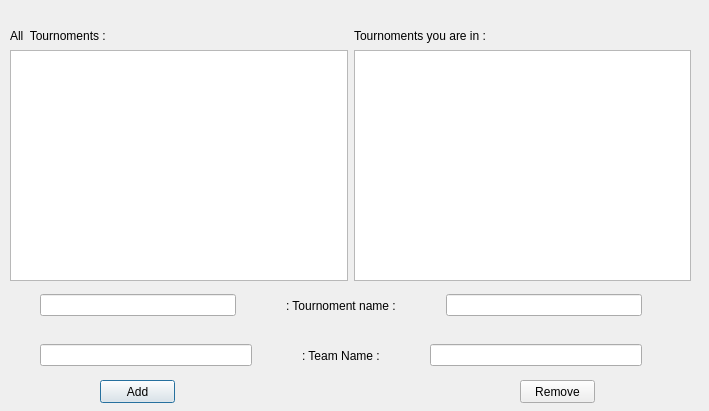
<?xml version="1.0" encoding="UTF-8"?>
<ui version="4.0">
 <class>add_remove_tour_page</class>
 <widget class="QDialog" name="add_remove_tour_page">
  <property name="geometry">
   <rect>
    <x>0</x>
    <y>0</y>
    <width>709</width>
    <height>411</height>
   </rect>
  </property>
  <property name="windowTitle">
   <string>Dialog</string>
  </property>
  <widget class="QPushButton" name="add_button">
   <property name="geometry">
    <rect>
     <x>100</x>
     <y>380</y>
     <width>75</width>
     <height>23</height>
    </rect>
   </property>
   <property name="text">
    <string>Add</string>
   </property>
  </widget>
  <widget class="QPushButton" name="remove_button">
   <property name="geometry">
    <rect>
     <x>520</x>
     <y>380</y>
     <width>75</width>
     <height>23</height>
    </rect>
   </property>
   <property name="text">
    <string>Remove</string>
   </property>
  </widget>
  <widget class="QWidget" name="layoutWidget">
   <property name="geometry">
    <rect>
     <x>40</x>
     <y>330</y>
     <width>602</width>
     <height>51</height>
    </rect>
   </property>
   <layout class="QHBoxLayout" name="horizontal_4">
    <property name="spacing">
     <number>50</number>
    </property>
    <property name="sizeConstraint">
     <enum>QLayout::SetDefaultConstraint</enum>
    </property>
    <item>
     <widget class="QLineEdit" name="add_team_name_input">
      <property name="styleSheet">
       <string notr="true"/>
      </property>
     </widget>
    </item>
    <item>
     <widget class="QLabel" name="label_2">
      <property name="text">
       <string>: Team Name :</string>
      </property>
     </widget>
    </item>
    <item>
     <widget class="QLineEdit" name="remove_team_name_input"/>
    </item>
   </layout>
  </widget>
  <widget class="QWidget" name="">
   <property name="geometry">
    <rect>
     <x>10</x>
     <y>50</y>
     <width>681</width>
     <height>231</height>
    </rect>
   </property>
   <layout class="QHBoxLayout" name="horizontalLayout">
    <item>
     <widget class="QListWidget" name="all_tour_list"/>
    </item>
    <item>
     <widget class="QListWidget" name="own_tour_list"/>
    </item>
   </layout>
  </widget>
  <widget class="QWidget" name="">
   <property name="geometry">
    <rect>
     <x>10</x>
     <y>20</y>
     <width>681</width>
     <height>31</height>
    </rect>
   </property>
   <layout class="QHBoxLayout" name="horizontalLayout_2">
    <item>
     <widget class="QLabel" name="all_tour_lable">
      <property name="text">
       <string>All  Tournoments :</string>
      </property>
     </widget>
    </item>
    <item>
     <widget class="QLabel" name="own_tour_lable">
      <property name="text">
       <string>Tournoments you are in :</string>
      </property>
     </widget>
    </item>
   </layout>
  </widget>
  <widget class="QWidget" name="">
   <property name="geometry">
    <rect>
     <x>40</x>
     <y>280</y>
     <width>602</width>
     <height>51</height>
    </rect>
   </property>
   <layout class="QHBoxLayout" name="horizontal_3">
    <property name="spacing">
     <number>50</number>
    </property>
    <property name="sizeConstraint">
     <enum>QLayout::SetDefaultConstraint</enum>
    </property>
    <item>
     <widget class="QLineEdit" name="add_tour_name_input">
      <property name="styleSheet">
       <string notr="true"/>
      </property>
     </widget>
    </item>
    <item>
     <widget class="QLabel" name="label">
      <property name="text">
       <string>: Tournoment name :</string>
      </property>
     </widget>
    </item>
    <item>
     <widget class="QLineEdit" name="remove_tour_name_input"/>
    </item>
   </layout>
  </widget>
 </widget>
 <resources/>
 <connections/>
</ui>
